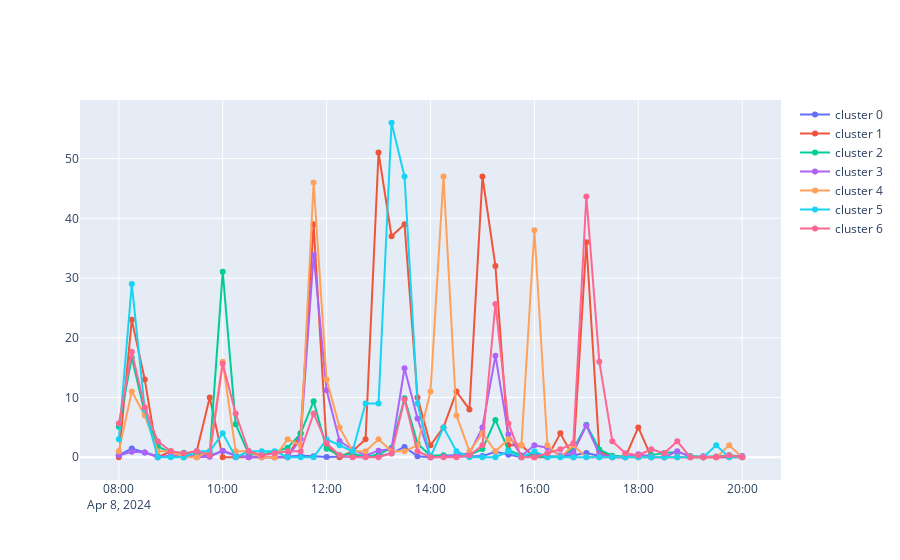

Source (notebook cell):
### Code cell
def plot_cluster_centers(n_clusters, clustering_model, times):
    
    fig = go.Figure()
    
    for i in range(n_clusters):

        cluster_center = clustering_model.cluster_centers_[i]
        
        # line plot
        fig.add_trace(
            go.Scatter(
                x=times, 
                y=cluster_center, 
                name=f'cluster {i}',
                mode="lines+markers"        
            )
        )
        
    return fig

plot_cluster_centers(n_clusters, clustering_model, times[0]).show()
